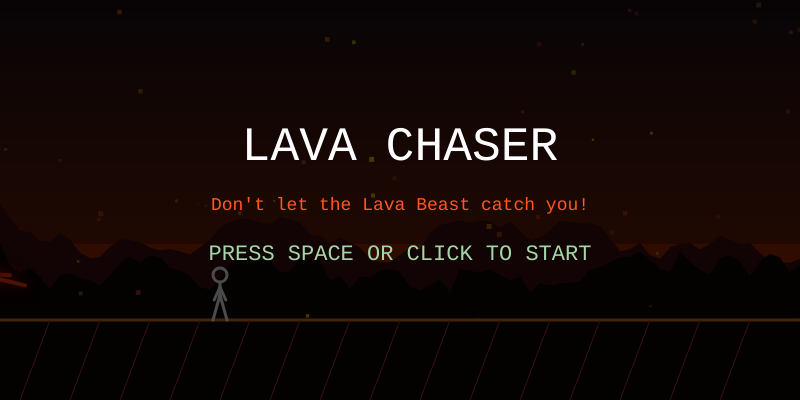
Frame 1 (no input)
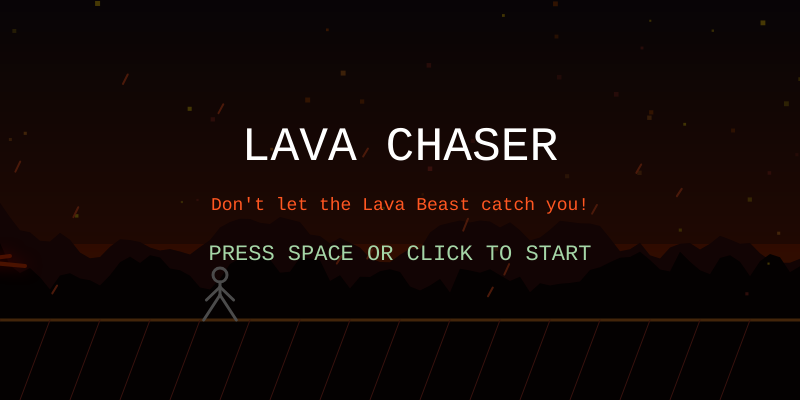
Frame 60 (no input)
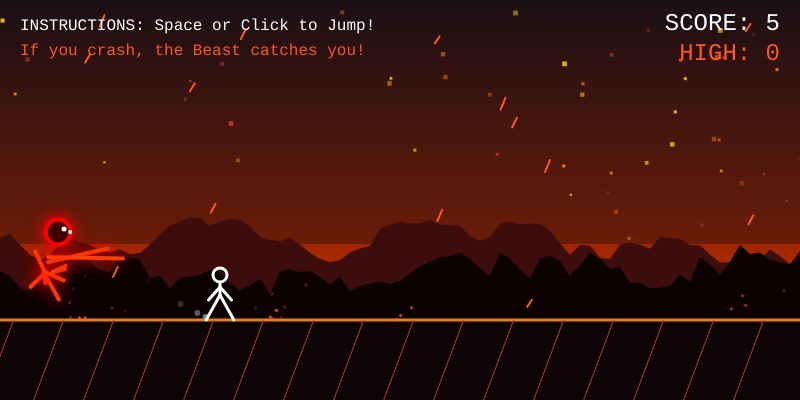
Frame 120 (the mouse pressed at the canvas centre since frame 60)

The p5.js sketch that drew these frames (run headless with seeded random() and noise() and a simulated clock; from frame 60 on, the mouse is pressed at the canvas centre):

// p5.js sketch
// ── sketch.js
// ====== GAME VARIABLES ======
let state = 'START'; // START, PLAYING, CAUGHT, GAMEOVER
let score = 0;
let highScore = 0;
let gameSpeed = 6;
let gravity = 0.8;
let groundY = 320;
let nextSpawn = 0;
let deathTimer = 0;

let bgOffsetBack = 0;
let bgOffsetFront = 0;

// Entities
let player;
let chaser;
let obstacles = [];
let lavaDrops = [];
let particles = [];
let bgEmbers = [];

// ====== INITIALIZATION ======
function setup() {
  createCanvas(800, 400);
  textFont('monospace');
  
  // Generar brasas iniciales para el fondo
  for(let i = 0; i < 50; i++) spawnBgEmber(true);
  
  resetGame();
  state = 'START';
}

// ====== MAIN LOOP ======
function draw() {
  drawEnvironment();
  
  if (state === 'START') {
    player.show();
    chaser.show(false);
    drawStartScreen();
  } else if (state === 'PLAYING') {
    updateGame();
    drawGame();
  } else if (state === 'CAUGHT') {
    updateCaught();
    drawGame();
  } else if (state === 'GAMEOVER') {
    updateGameOver();
    drawGame();
    drawGameOverScreen();
  }
}

// ====== GAME LOGIC ======
function resetGame() {
  player = new Player();
  chaser = new Chaser();
  obstacles = [];
  particles = [];
  lavaDrops = [];
  score = 0;
  gameSpeed = 6;
  bgOffsetBack = 0;
  bgOffsetFront = 0;
  nextSpawn = frameCount + 60;
  deathTimer = 0;
}

function updateGame() {
  score += 0.1;
  gameSpeed += 0.002; 
  
  bgOffsetBack += gameSpeed * 0.15;
  bgOffsetFront += gameSpeed * 0.5;
  
  player.update();
  chaser.update(player.x);
  
  // Spawn Obstacles
  if (frameCount > nextSpawn) {
    let type = random() > 0.4 ? 'WOOD_SPIKES' : 'LAVA_ROCK';
    obstacles.push(new Obstacle(type));
    nextSpawn = frameCount + random(50, 100) * (7 / gameSpeed);
  }
  
  // Update Obstacles & Collision
  for (let i = obstacles.length - 1; i >= 0; i--) {
    let obs = obstacles[i];
    obs.update();
    
    if (player.hits(obs)) {
      state = 'CAUGHT';
      player.isTripped = true;
      // Polvo al tropezar
      for (let j = 0; j < 10; j++) spawnParticle(player.x, groundY, '#A5D6A7', true);
    }
    
    if (obs.x + obs.w < -20) obstacles.splice(i, 1);
  }
  
  // Polvo al correr
  if (!player.isJumping && frameCount % 5 === 0) {
    spawnParticle(player.x - 10, groundY, '#7f8c8d', true);
  }
}

function updateCaught() {
  // El juego se ralentiza dramáticamente
  gameSpeed *= 0.92;
  bgOffsetBack += gameSpeed * 0.15;
  bgOffsetFront += gameSpeed * 0.5;
  
  player.update(); // Sigue aplicando gravedad si tropezó en el aire
  
  for (let obs of obstacles) obs.update();
  
  // El cazador se acerca rápidamente
  chaser.x = lerp(chaser.x, player.x, 0.08);
  
  // Transición a Game Over cuando el monstruo lo alcanza
  if (abs(chaser.x - player.x) < 15) {
    state = 'GAMEOVER';
    if (floor(score) > highScore) highScore = floor(score);
    // Explosión de partículas rojas al ser atrapado
    for (let i = 0; i < 30; i++) spawnParticle(player.x, groundY - 15, '#FF0000');
  }
}

function updateGameOver() {
  deathTimer++;
  // Las partículas y el fondo siguen moviéndose ligeramente
}

function drawGame() {
  for (let obs of obstacles) obs.show();
  
  // Particles
  for (let i = particles.length - 1; i >= 0; i--) {
    particles[i].update();
    particles[i].show();
    if (particles[i].life <= 0) particles.splice(i, 1);
  }
  
  // Draw Characters
  if (state !== 'GAMEOVER') {
    player.show();
  }
  
  chaser.show(state === 'CAUGHT' || state === 'GAMEOVER');

  // Draw HUD
  fill(255); noStroke();
  textSize(16); textAlign(LEFT);
  text("INSTRUCTIONS: Space or Click to Jump!", 20, 30);
  fill('#FF5722');
  text("If you crash, the Beast catches you!", 20, 55);
  
  fill(255);
  textSize(24); textAlign(RIGHT);
  text(`SCORE: ${floor(score)}`, width - 20, 30);
  fill('#FF5722');
  text(`HIGH: ${highScore}`, width - 20, 60);
}

// ====== INPUT ======
function keyPressed() {
  if (key === ' ' || keyCode === UP_ARROW) handleInput();
}
function mousePressed() {
  handleInput();
}

function handleInput() {
  if (state === 'START') {
    state = 'PLAYING';
    resetGame();
  } else if (state === 'PLAYING') {
    player.jump();
  } else if (state === 'GAMEOVER' && deathTimer > 30) {
    state = 'START';
  }
}

// ====== CLASSES ======
class Player {
  constructor() {
    this.x = 220;
    this.y = groundY;
    this.vy = 0;
    this.isJumping = false;
    this.isTripped = false;
    this.w = 16;  
    this.h = 45;  
  }
  
  jump() {
    if (!this.isJumping && !this.isTripped) {
      this.vy = -13.5;
      this.isJumping = true;
      for (let i = 0; i < 5; i++) spawnParticle(this.x, groundY, '#A5D6A7', true);
    }
  }
  
  update() {
    this.y += this.vy;
    this.vy += gravity;
    
    if (this.y >= groundY) {
      this.y = groundY;
      this.vy = 0;
      if (this.isJumping) {
        this.isJumping = false;
        if (!this.isTripped) {
          for (let i = 0; i < 5; i++) spawnParticle(this.x, groundY, '#A5D6A7', true);
        }
      }
    }
  }
  
  show() {
    stroke('#FFFFFF');
    strokeWeight(3);
    noFill();
    strokeCap(ROUND);
    strokeJoin(ROUND);
    
    if (this.isTripped) {
      // Pose de caída/tropezón
      let px = this.x;
      let py = this.y - 6;
      circle(px + 18, py, 14); // Cabeza
      line(px - 20, py, px + 11, py); // Torso horizontal
      line(px - 5, py, px + 5, py - 15); // Brazo 1
      line(px - 5, py, px + 10, py + 5); // Brazo 2
      line(px - 20, py, px - 35, py - 10); // Pierna 1
      line(px - 20, py, px - 30, py + 5);  // Pierna 2
      return;
    }
    
    let hipY = this.y - 25;
    let headY = this.y - 45;
    
    circle(this.x, headY, 14); // Cabeza
    line(this.x, headY + 7, this.x, hipY); // Torso
    
    if (this.isJumping) {
      line(this.x, hipY, this.x - 15, this.y - 10); 
      line(this.x, hipY, this.x + 15, this.y - 15); 
      line(this.x, headY + 12, this.x - 15, headY); 
      line(this.x, headY + 12, this.x + 15, headY - 10);
    } else {
      let swing = sin(frameCount * 0.4);
      line(this.x, hipY, this.x + swing * 18, this.y); // Piernas
      line(this.x, hipY, this.x - swing * 18, this.y);
      line(this.x, headY + 12, this.x - swing * 15, headY + 25); // Brazos
      line(this.x, headY + 12, this.x + swing * 15, headY + 25);
    }
  }
  
  hits(obs) {
    if (this.isTripped) return false;
    let px = this.x - this.w / 2;
    let py = this.y - this.h;
    
    return (
      px < obs.x + obs.w &&
      px + this.w > obs.x &&
      py < obs.y + obs.h &&
      py + this.h > obs.y
    );
  }
}

class Chaser {
  constructor() {
    this.x = -50; 
    this.targetX = 60; 
  }
  
  update(playerX) {
    if (state === 'PLAYING') {
      // Movimiento acechante
      this.targetX = 60 + sin(frameCount * 0.05) * 20;
      this.x = lerp(this.x, this.targetX, 0.1);
    }
  }
  
  show(isCatching) {
    let cx = this.x;
    let cy = groundY - 10;
    
    cy += sin(frameCount * 0.3) * 8; // Efecto de respiración/flote
    
    // Aura brillante
    drawingContext.shadowBlur = 15;
    drawingContext.shadowColor = '#FF0000';
    stroke('#FF3D00');
    strokeWeight(4);
    noFill();
    
    // Cuerpo caótico
    for (let i = 0; i < 7; i++) {
      let nx = cx + random(-20, 20);
      let ny = cy + random(-65, 0);
      line(cx + random(-5, 5), cy - 30, nx, ny);
    }
    
    // Brazos largos
    let reachY = cy - 40 + sin(frameCount * 0.2) * 15;
    let armStretch = isCatching ? 40 : 0; 
    
    line(cx, cy - 40, cx + 60 + armStretch, reachY);
    line(cx, cy - 45, cx + 75 + armStretch, reachY + 10);
    
    if (isCatching) {
      // Abre las fauces
      line(cx + 10, cy - 60, cx + 40, cy - 80); 
      line(cx + 10, cy - 60, cx + 40, cy - 40); 
    }
    
    // Cabeza y ojos
    fill('#000');
    stroke('#FF0000');
    circle(cx + 10, cy - 70, 25);
    
    fill(255); noStroke();
    drawingContext.shadowBlur = 0; 
    circle(cx + 16, cy - 73, 5);
    circle(cx + 22, cy - 70, 4);
  }
}

class Obstacle {
  constructor(type) {
    this.type = type;
    this.x = width + 50;
    
    if (this.type === 'WOOD_SPIKES') {
      this.w = 20;
      this.h = 40;
      this.y = groundY - this.h;
    } else { // LAVA_ROCK
      this.w = 35;
      this.h = 30;
      this.y = groundY - this.h;
    }
  }
  
  update() {
    this.x -= gameSpeed;
  }
  
  show() {
    strokeWeight(3);
    strokeJoin(ROUND);
    noFill();
    
    if (this.type === 'WOOD_SPIKES') {
      // Estacas de madera quemada
      stroke('#3e2723'); 
      beginShape();
      vertex(this.x, groundY);
      vertex(this.x + this.w / 2, this.y);
      vertex(this.x + this.w, groundY);
      endShape();
      line(this.x + 5, groundY, this.x + 15, this.y + 10);
      
      // Puntas al rojo vivo
      stroke('#e74c3c');
      point(this.x + this.w / 2, this.y);
    } else {
      // Roca volcánica
      stroke('#795548');
      fill('#3E2723');
      beginShape();
      vertex(this.x, groundY);
      vertex(this.x + 5, this.y + 10);
      vertex(this.x + 20, this.y);
      vertex(this.x + 35, this.y + 15);
      vertex(this.x + this.w, groundY);
      endShape(CLOSE);
      
      // Grieta brillante
      stroke('#FF5722');
      strokeWeight(2);
      line(this.x + 10, this.y + 10, this.x + 25, this.y + 25);
    }
  }
}

// ====== ENVIRONMENT & PARTICLES ======
function drawEnvironment() {
  // --- Cielo Degradado Fuego/Humo (del 2do juego) ---
  for (let y = 0; y < height; y += 4) {
    let inter = map(y, 0, height, 0, 1);
    let c = lerpColor(color('#1a0f14'), color('#a02500'), inter);
    if (y > height * 0.6) c = lerpColor(color('#a02500'), color('#d35400'), map(y, height*0.6, height, 0, 1));
    fill(c); noStroke(); rect(0, y, width, 4);
  }
  
  // --- Árboles en llamas estilo Parallax (del 2do juego) ---
  drawTrees(bgOffsetBack, groundY - 10, 120, 0.008, '#3d0c0c'); // Capa fondo
  drawTrees(bgOffsetFront, groundY + 10, 90, 0.015, '#0d0202');  // Capa frente
  
  // --- Cenizas Flotantes (del 2do juego) ---
  if (state !== 'GAMEOVER' && frameCount % 2 === 0) spawnBgEmber();
  
  for (let i = bgEmbers.length - 1; i >= 0; i--) {
    let e = bgEmbers[i];
    fill(e.col); noStroke();
    drawingContext.globalAlpha = e.alpha / 255;
    rect(e.x, e.y, e.size, e.size);
    
    if (state !== 'GAMEOVER') {
      e.x += e.vx - gameSpeed * 0.2;
      e.y += e.vy;
    } else {
      e.x += e.vx * 0.2;
      e.y += e.vy * 0.2;
    }
    if (e.x < -10 || e.y < -10) bgEmbers.splice(i, 1);
  }
  drawingContext.globalAlpha = 1.0;

  // --- Lluvia de Lava (del 3er juego) ---
  if (state !== 'GAMEOVER' || deathTimer < 60) {
    if (random() < 0.3 + (gameSpeed * 0.05)) {
      lavaDrops.push({
        x: random(0, width + 400),
        y: -20,
        vx: -gameSpeed * 0.8,
        vy: random(7, 12),
        len: random(10, 25)
      });
    }
  }
  
  stroke('#FF5722');
  strokeWeight(2);
  for (let i = lavaDrops.length - 1; i >= 0; i--) {
    let drop = lavaDrops[i];
    line(drop.x, drop.y, drop.x - drop.vx, drop.y - drop.vy);
    
    if (state !== 'GAMEOVER') {
      drop.x += drop.vx;
      drop.y += drop.vy;
    } else {
      drop.x += drop.vx * 0.2;
      drop.y += drop.vy * 0.2;
    }
    
    if (drop.y >= groundY) {
      for (let k = 0; k < 3; k++) spawnParticle(drop.x, groundY, '#FF5722');
      lavaDrops.splice(i, 1);
    }
  }
  
  // --- El Suelo (Estilo quemado del 2do juego) ---
  noStroke();
  fill('#0d0505');
  rect(0, groundY, width, height - groundY);
  
  // Línea candente en la tierra
  stroke('#e67e22'); strokeWeight(3);
  line(0, groundY, width, groundY);
  
  // Líneas de velocidad del suelo
  stroke('#c0392b'); strokeWeight(1);
  for (let i = 0; i < width; i += 50) {
    let x = (i - (bgOffsetFront * 3) % 50 + 50) % 50 + i;
    line(x, groundY, x - 30, height);
  }
}

// Función que dibuja los árboles quemados
function drawTrees(offset, yBase, amplitude, noiseScale, col) {
  fill(col); noStroke();
  beginShape();
  vertex(0, height);
  for (let x = 0; x <= width + 20; x += 10) {
    let n1 = noise((x + offset) * noiseScale);
    let n2 = noise((x + offset) * noiseScale * 4);
    let y = yBase - (n1 * amplitude) - (n2 * 40);
    vertex(x, y);
  }
  vertex(width, height);
  endShape(CLOSE);
}

// Función que emite cenizas al fondo
function spawnBgEmber(randomX = false) {
  bgEmbers.push({
    x: randomX ? random(width) : width + 20,
    y: random(groundY + 20),
    vx: random(-4, -1),
    vy: random(-3, -0.5),
    size: random(2, 5),
    col: random(['#e67e22', '#f1c40f', '#d35400', '#c0392b']),
    alpha: random(100, 255)
  });
}

function spawnParticle(x, y, col, isDust = false) {
  particles.push({
    x: x, y: y,
    vx: random(-3, 1) - (isDust ? gameSpeed * 0.4 : 0),
    vy: random(-4, 0),
    life: 255,
    col: col,
    isDust: isDust,
    update: function() {
      this.x += this.vx;
      this.y += this.vy;
      this.life -= 15;
    },
    show: function() {
      if (this.isDust) {
        noStroke();
        fill(color(this.col));
        drawingContext.globalAlpha = max(0, this.life / 255);
        circle(this.x, this.y, 6);
        drawingContext.globalAlpha = 1.0;
      } else {
        stroke(this.col);
        strokeWeight(3);
        let alphaHex = hex(max(0, floor(this.life)), 2);
        stroke(this.col + alphaHex);
        point(this.x, this.y);
      }
    }
  });
}

// ====== UI SCREENS ======
function drawStartScreen() {
  fill(0, 180); noStroke();
  rect(0, 0, width, height);
  
  fill(255); textAlign(CENTER);
  textSize(48); text("LAVA CHASER", width / 2, height / 2 - 40);
  
  textSize(18); fill('#FF5722');
  text("Don't let the Lava Beast catch you!", width / 2, height / 2 + 10);
  
  textSize(22); fill('#A5D6A7');
  text("PRESS SPACE OR CLICK TO START", width / 2, height / 2 + 60);
}

function drawGameOverScreen() {
  fill(0, 200); noStroke();
  rect(0, 0, width, height);
  
  fill('#FF3D00'); textAlign(CENTER);
  textSize(54); text("CAUGHT!", width / 2, height / 2 - 30);
  
  textSize(24); fill(255);
  text(`FINAL SCORE: ${floor(score)}`, width / 2, height / 2 + 20);
  
  if (deathTimer > 30) {
    textSize(20); fill('#A5D6A7');
    text("PRESS SPACE OR CLICK TO RESTART", width / 2, height / 2 + 70);
  }
}
